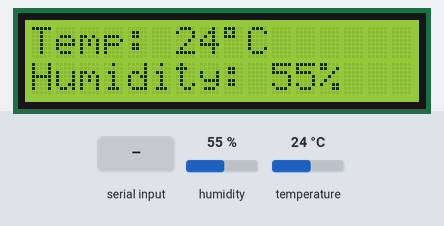
This sketch was run on a simulated Arduino Uno, built with avr-gcc and run on an emulated ATmega328P. On the bench: 16×2 character LCD. Inputs (shaded band) come from the test bench; at power-on: humidity 55 %, temperature 24 °C. What the sketch prints to the serial monitor is not drawn.

Above: at 3.5 s.
3.6 s: "1" received over Serial
At 4.9 s:
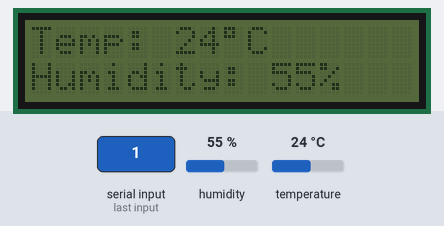
5.8 s: humidity set to 22 %
At 7.5 s:
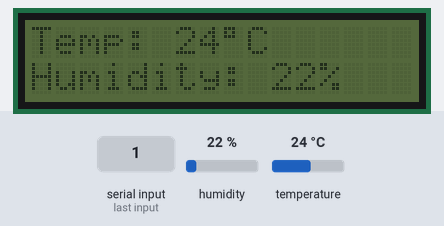
7.9 s: temperature set to 12 °C
At 9.5 s:
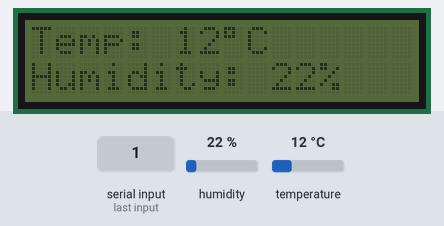
10.0 s: humidity set to 40 %
At 11.6 s:
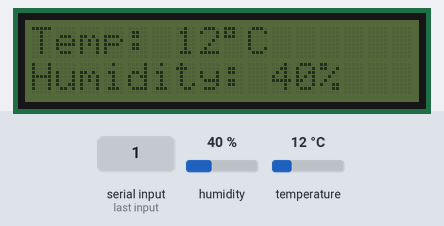
12.0 s: temperature set to 19 °C
At 13.6 s:
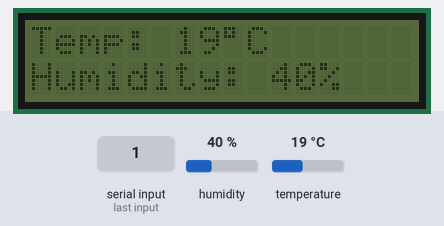
Timing chart, 0 to 15.1 s (numbered marks = the images above; inputs shaded):
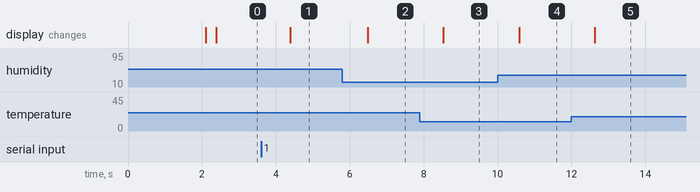

The sketch:

temphumidity.ino
```cpp
#include <dht.h>
#include <LiquidCrystal_I2C.h>
#include <Wire.h>
#include <stdarg.h>

dht DHT; // temp humidity meter
LiquidCrystal_I2C lcd(0x27, 2,  1, 0, 4, 5, 6, 7); // LCD display

#define DHT11_PIN 7

bool backlightOn = true;

// Thank you, Jan Turoň
// Solution link:
// https://arduino.stackexchange.com/a/72456
void Serialprintln(const char* input...) {
  va_list args;
  va_start(args, input);
  for (const char* i = input; *i != 0; ++i) {
    if (*i!='%') {
      Serial.print(*i);
      continue;
      }
    switch (*(++i)) {
      case '%': Serial.print('%'); break;
      case 's': Serial.print(va_arg(args, char*)); break;
      case 'd': Serial.print(va_arg(args, int), DEC); break;
      case 'b': Serial.print(va_arg(args, int), BIN); break;
      case 'o': Serial.print(va_arg(args, int), OCT); break;
      case 'x': Serial.print(va_arg(args, int), HEX); break;
      case 'f': Serial.print(va_arg(args, double), 2); break;
    }
  }
  Serial.println();
  va_end(args);
}

void setup() {
  Serial.begin(9600);
  lcd.begin(16,2);

  lcd.setBacklightPin(3,POSITIVE);
  lcd.setBacklight(HIGH);
  lcd.home();

  lcd.print("Temperature and");
  lcd.setCursor(0,1);
  lcd.print("humidity meter");

  delay(2000);
  lcd.clear();
  delay(250);
}

void loop() {
  if (Serial.available() > 0) {
    int listener = Serial.read();
    if (listener == '1') {
      if (backlightOn) {
        lcd.setBacklight(LOW);
        backlightOn = false;
      } else {
        lcd.setBacklight(HIGH);
        backlightOn = true;
      }
    }
  }
  int chk = DHT.read11(DHT11_PIN);
  int data[2];

  data[0] = (int)DHT.temperature;
  data[1] = (int)DHT.humidity;

  // printing onto LCD screen
  // first line (e.g.): "Temp: 23°C"
  lcd.setCursor(0,0);
  lcd.print("Temp: ");
  lcd.print(data[0]);
  lcd.print((char)223);
  lcd.print("C");

  // second line (e.g.): "Humidity: 56%"
  lcd.setCursor(0,1);
  lcd.print("Humidity: ");
  lcd.print(data[1]);
  lcd.print("%");

  // let's make it so
  // it can be JSON parsed
  // to work with data easier
  Serialprintln("{\"temp\": %d, \"humid\": %d}", data[0], data[1]);

  // refresh every 2 seconds
  delay(2000);
}
```

Measured:
- after the input at 3.6 s, the display: changes after 0.79 s (image 1)
- after the input at 5.8 s, the display: changes after 0.69 s (image 2)
- after the input at 7.9 s, the display: changes after 0.63 s (image 3)
- after the input at 10.0 s, the display: changes after 0.58 s (image 4)
- after the input at 12.0 s, the display: changes after 0.63 s (image 5)
